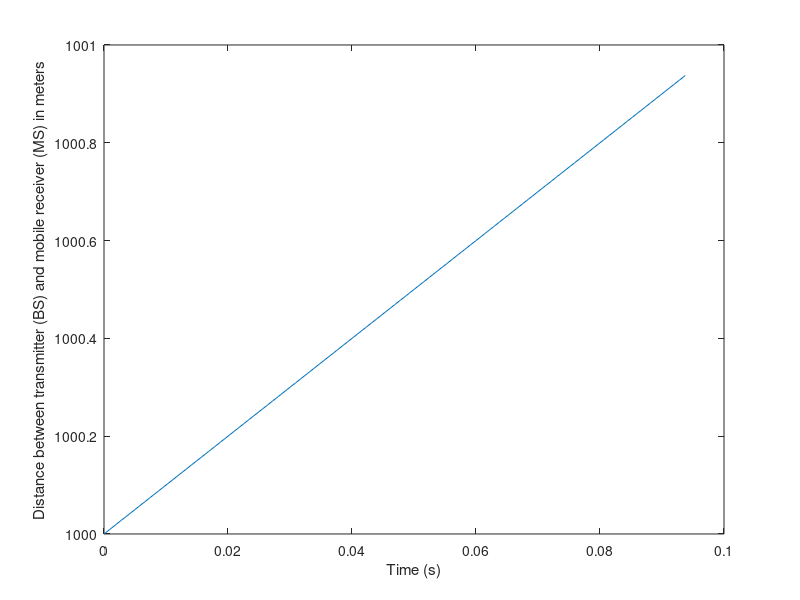
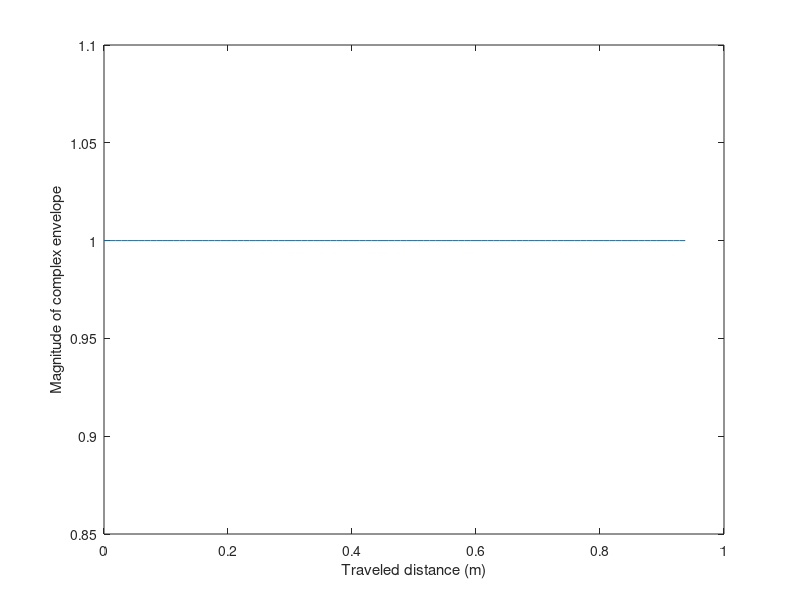
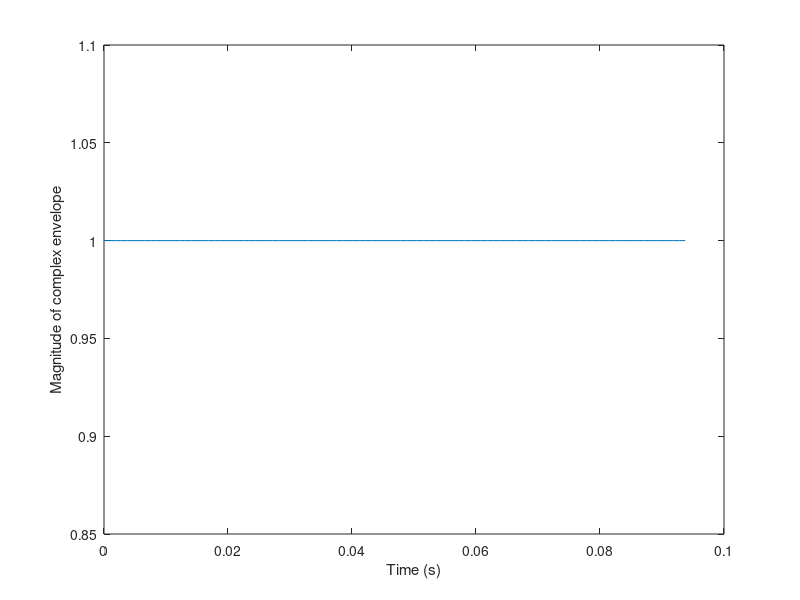
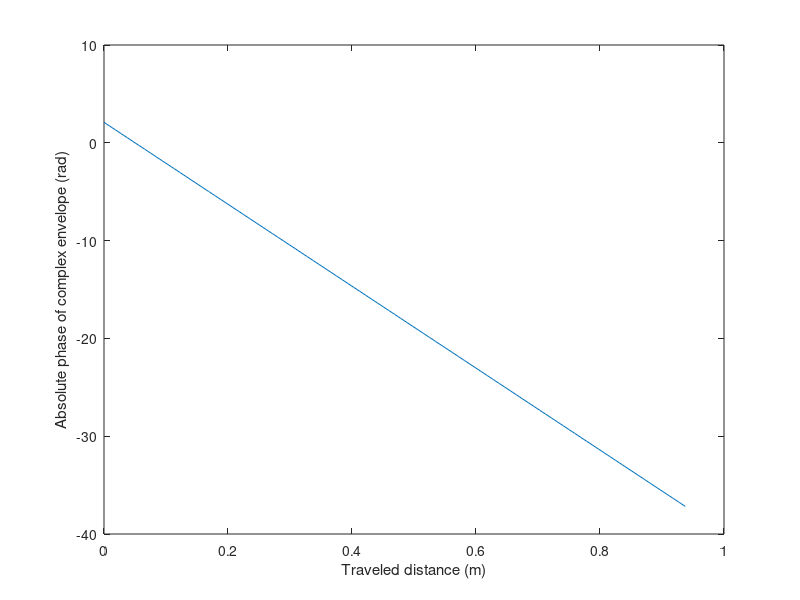

These charts were generated, in order, by the following MATLAB code:
%
% project412
%
% ======================================================================
clear
close all
clc
% basic inputs ==========================================================

fc=2000;     % MHz  Carrier frequency
F=16;        % sampling rate: fraction of wave length
V=10;        %  m/s MS1 speed 
NFFT=128;    % Number of points in FFT
Nsamples=100 % Number of samples 

% geometry inputs ========================================================

dBS=1000;     % distance of BS to origin 
alpha = 180;   % degree. Angle of BS-MS with MS route 

% inidirect gemeotric parameters ========================================

BSx=dBS*cosd(alpha);  % loc of BS x-coord
BSy=dBS*sind(alpha);  % loc of BS y-coord

% indirect parameters ===================================================
lambdac=300/fc;    % m wavelength
Dx=lambdac/F;      % m sampling spacing 
ts=Dx/V;          % s time sampling interval
fs=1/ts;           % Hz sampling frequency
kc=2*pi/lambdac;   % propagation constant

timeaxis=ts.*[0:Nsamples];     % s  elapsed time axis
disaxis=Dx.*[0:Nsamples];      % n  traveled distance axis 

MSx=V.*timeaxis;    % MS route sampling points

% radio path length ==================================================== 

distBSMS=sqrt((BSx-MSx).^2+(BSy).^2);

figure,plot(timeaxis,distBSMS)
xlabel('Time (s)');
ylabel('Distance between transmitter (BS) and mobile receiver (MS) in meters');

% complex envelope: amplitude and phase ================================
r=exp(-j*kc.*distBSMS);

figure,plot(disaxis,abs(r))
xlabel('Traveled distance (m)')
ylabel('Magnitude of complex envelope')

figure,plot(timeaxis,abs(r))
xlabel('Time (s)')
ylabel('Magnitude of complex envelope')

figure,plot(disaxis,unwrap(angle(r)))
xlabel('Traveled distance (m)')
ylabel('Absolute phase of complex envelope (rad)')

figure,plot(timeaxis,unwrap(angle(r)))
xlabel('Time (s)')
ylabel('Absolute phase of complex envelope (rad)')

figure,plot(disaxis,angle(r))
xlabel('Traveled distance (m)')
ylabel('Modulo-\pi phase of complex envelope (rad)')
axis([0 1 -3.5 3.5])

% complex envelope spectrum ============================================
spectrumr=fftshift((abs(fft(r,NFFT))).^2);
freqaxis=[0:NFFT-1]*fs/NFFT-fs/2;
figure,plot(freqaxis,10*log10(spectrumr)-max(10*log10(spectrumr)))
xlabel('Doppler shift (Hz)')
ylabel('Normalized frquency response (dB)')


